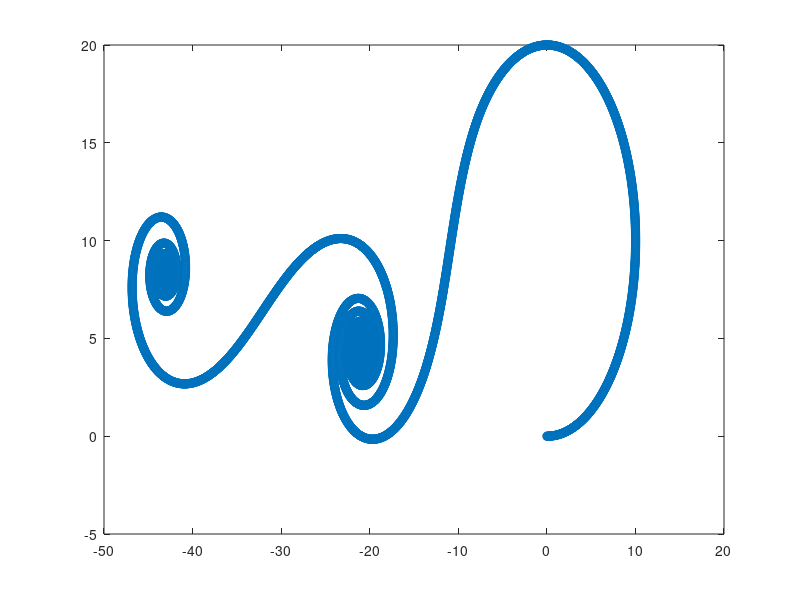

The MATLAB source for this figure:
clear
clc
close all

final_time = 60;
T = 0.01
F = length(0:T:final_time)

xc = zeros(F,1);
yc = zeros(F,1);
theta = zeros(F,1);
delta = 0.1974*ones(F,1);
beta = 0;
L = 2;
lr = 1.2;
wmax = 1.22;

v = 4*ones(F,1);
w = 0.02*zeros(F,1);

for k = 2:F 
    xc(k) = xc(k-1) + T*v(k-1)*cos(theta(k-1)+beta);
    yc(k) = yc(k-1) + T*v(k-1)*sin(theta(k-1)+beta);
    theta(k) = theta(k-1) + T*v(k-1)*cos(beta)*tan(delta(k-1))/L;
    if k >= 1000
        w = -0.1*ones(F,1);
    end
    delta(k) = delta(k-1) + T*w(k-1);
end

plot(xc,yc,'o')
